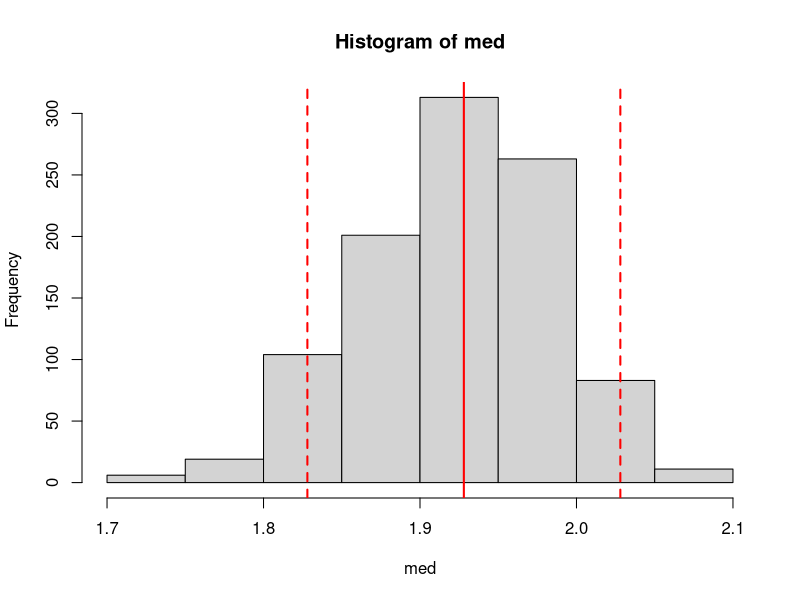
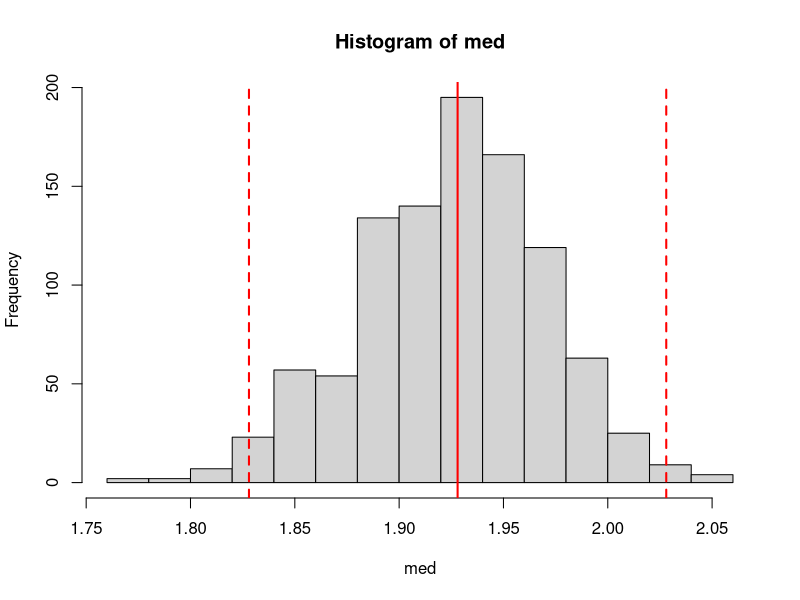
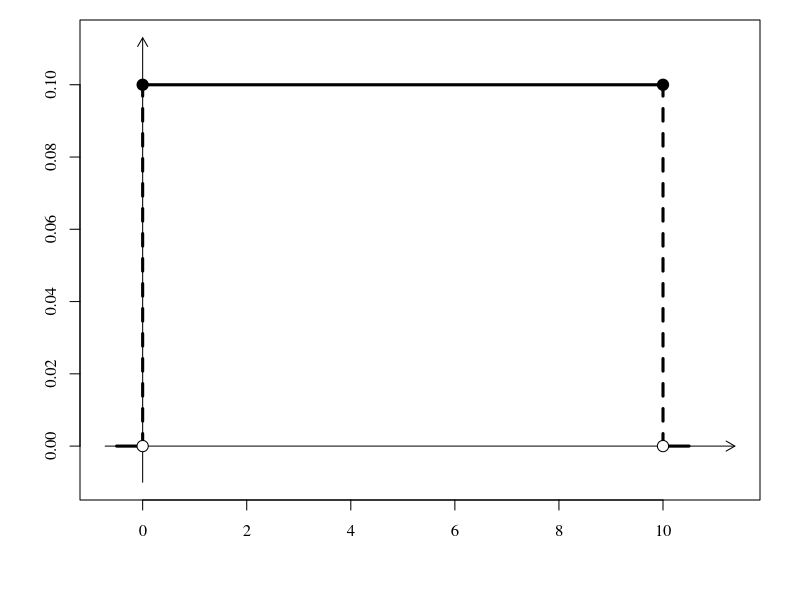
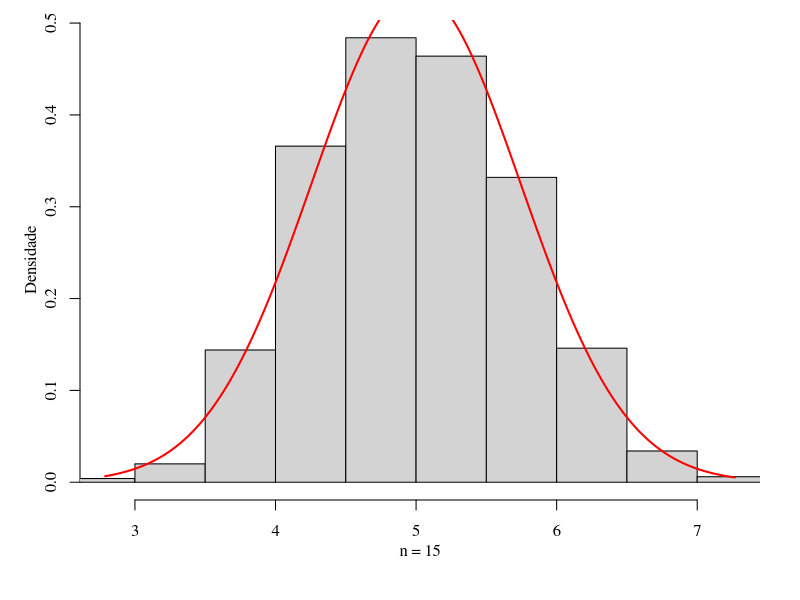
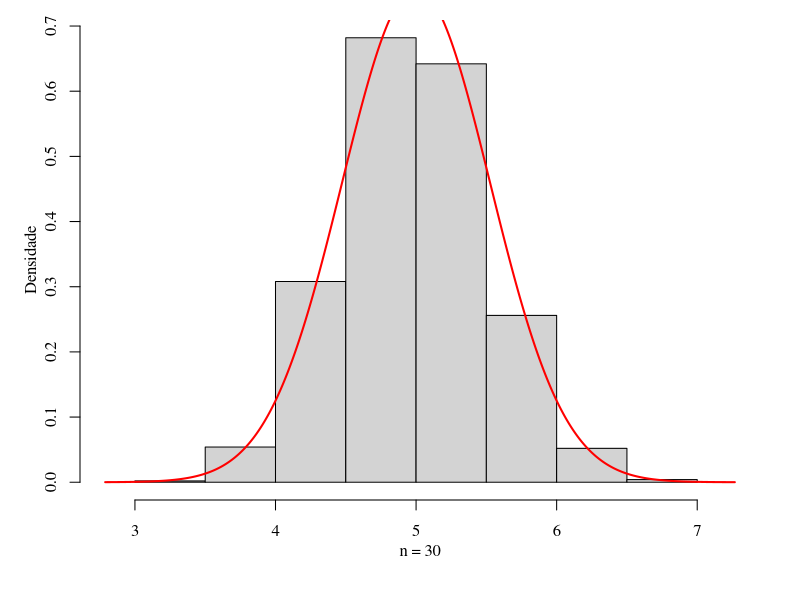
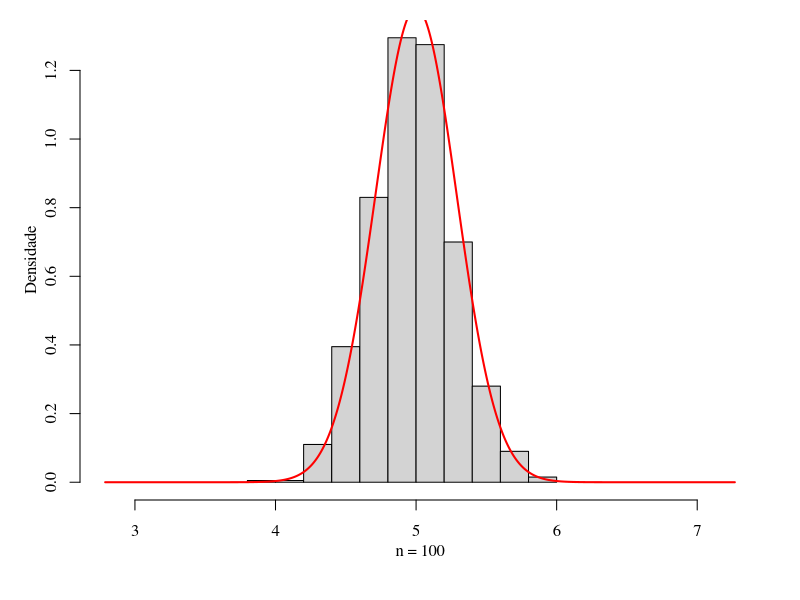
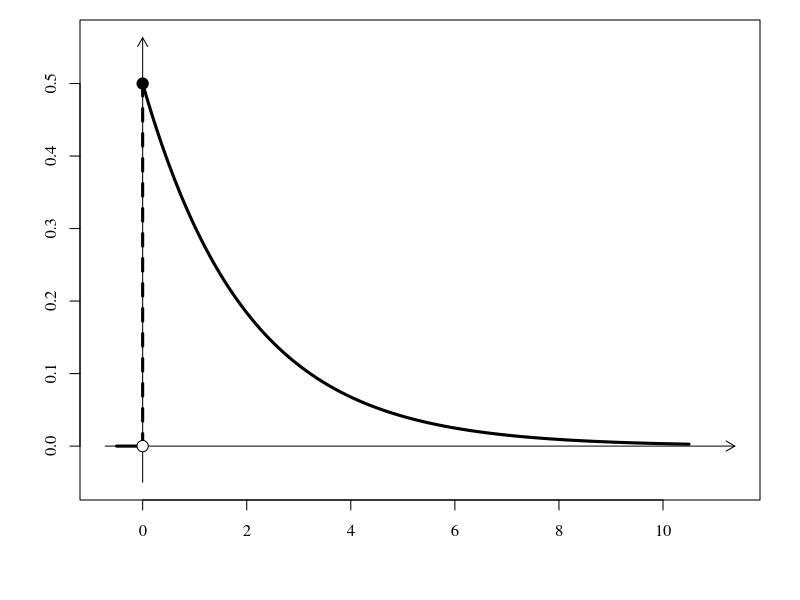
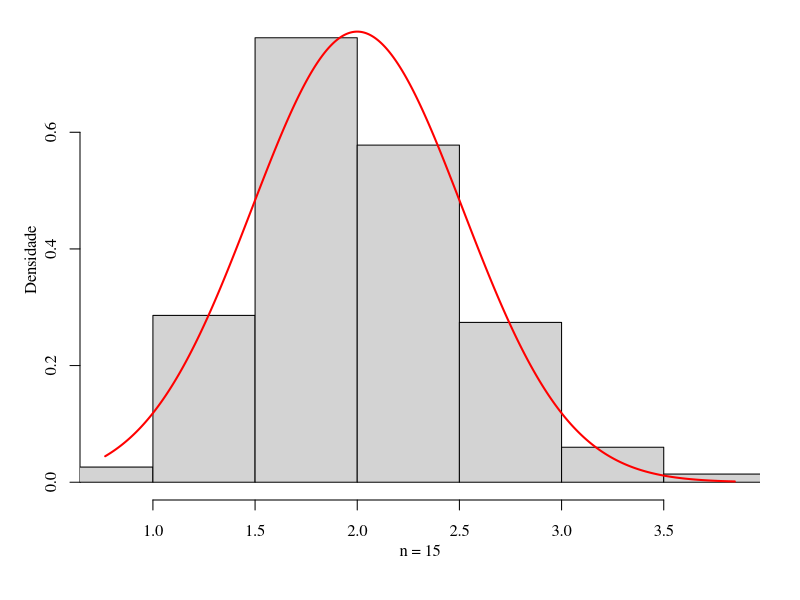

These figures' R source, in order:
## ---- chunk 1

a <- 10; b<- 2 # parâmetros da Weibull(a,b)
R <- 1000      # Quantidade de réplicas
n <- 20        # Tamanho da aa
med <- NULL    # Vetor vazio para armazenar as medianas
               # amostrais de cada réplica
for(r in 1:R){ # Inicia as réplicas de Monte Carlo
  x <- rweibull(n=n, shape = a, scale = b) # Gera uma aa de tamanho n
                                           # da Weibull(a, b)
  med[r] <- median(x)                      # Calcula a mediana amostral
}
med_pop <- b*(log(2))^(1/a) # Mediana populacional
hist(med)                   # Histograma da distribuição
                            # amostral da mediana amostral
abline(v = med_pop + c(-.1,0,.1),
       col = 'red', lty = c(2,1,2),
       lwd = 2) # Traça a mediana da população e intervalo
                # +0.1 ou -0.1 desse valor
prp <- mean(med > med_pop-.1 & med < med_pop+.1)
cat("P[Med. Amost. \u2208 (Med. Pop. \u00b1 0.1)] \u2248 ", prp, sep='') 
## ---- chunk 2

a <- 10; b<- 2 # parâmetros da Weibull(a,b)
R <- 1000      # Quantidade de réplicas
n <- 40        # Tamanho da aa
med <- NULL    # Vetor vazio para armazenar as medianas
               # amostrais de cada réplica
for(r in 1:R){ # Inicia as réplicas de Monte Carlo
  x <- rweibull(n=n, shape = a, scale = b) # Gera uma aa de tamanho n
                                           # da Weibull(a, b)
  med[r] <- median(x)                      # Calcula a mediana amostral
}
med_pop <- b*(log(2))^(1/a) # Mediana populacional
hist(med)                   # Histograma da distribuição
                            # amostral da mediana amostral
abline(v = med_pop + c(-.1,0,.1),
       col = 'red', lty = c(2,1,2),
       lwd = 2) # Traça a mediana da população e intervalo
                # +0.1 ou -0.1 desse valor
prp <- mean(med > med_pop-.1 & med < med_pop+.1)
cat("P[Med. Amost. \u2208 (Med. Pop. \u00b1 0.1)] \u2248 ", prp, sep='') 
## ---- chunk 3
a <- 0; b <- 10
x <- seq(a-0.05*(b-a), b+0.05*(b-a), length.out=1000)
fx <- dunif(x, a, b)
par(family = "serif", mar=c(5,4,1,2))
plot(x, fx, type='n', xlab='', ylab='', main='', lwd=3,
     ylim=range(fx)+c(-.1*diff(range(fx)),.13*diff(range(fx))),
     xlim=range(x)+c(-.02*diff(range(x)),.08*diff(range(x))))
arrows(y0 = min(fx)-.1*diff(range(fx)), y1 = max(fx)+.13*diff(range(fx)), x0=0, x1=0, length = .1)
arrows(x0 = min(x)-.02*diff(range(x)), x1 = max(x)+.08*diff(range(x)), y0=0, y1=0, length = .1)
lines(x[x > b], fx[x > b], lwd=3)
lines(x[x < a], fx[x < a], lwd=3)
lines(c(a,a), c(0, 1/(b-a)), lwd=3, lty=2)
lines(c(b,b), c(0, 1/(b-a)), lwd=3, lty=2)
lines(x[x >= a & x <= b], fx[x >= a & x <= b], lwd=3)
points(c(a,a,b,b), c(0, 1/(b-a), 0, 1/(b-a)), cex=1.5, pch=21, bg=c('white','black', 'white','black'))
## ---- chunk 4
R <- 1000; nn <- c(15, 30, 100)
a <- 0; b <- 10
mu <- (a+b)/2; sig2 <- (b-a)^2/12
medias <- matrix(NA, ncol=length(nn), nrow=R)
for(i in 1:length(nn)){
  n <- nn[i]
  for(r in 1:R){
    x <- runif(n = n, min = 0, max = 10)
    medias[r, i] <- mean(x)
  }
}
rng <- range(medias); xx <- seq(rng[1], rng[2], length.out=1000)
for(i in 1:length(nn)){
  par(family = "serif", mar=c(5,4,1,2))
  hist(medias[, i], probability=TRUE, xlim = rng, xlab = '', main='', ylab='')
  mtext(text = paste('n = ',nn[i],sep=''), side = 1, line = 2)
  mtext(text = 'Densidade', side = 2, line = 2)
  lines(xx, dnorm(xx, mu, sqrt(sig2/nn[i])), col='red', lwd=2)
}
## ---- chunk 5
lambda = 0.5; M <- 10
x <- seq(0-0.05*(M), M+0.05*(M), length.out=1000)
fx <- dexp(x = x, rate = lambda)
par(family = "serif", mar=c(5,4,1,2))
plot(x, fx, type='n', xlab='', ylab='', main='', lwd=3,
     ylim=range(fx)+c(-.1*diff(range(fx)),.13*diff(range(fx))),
     xlim=range(x)+c(-.02*diff(range(x)),.08*diff(range(x))))
arrows(y0 = min(fx)-.1*diff(range(fx)), y1 = max(fx)+.13*diff(range(fx)), x0=0, x1=0, length = .1)
arrows(x0 = min(x)-.02*diff(range(x)), x1 = max(x)+.08*diff(range(x)), y0=0, y1=0, length = .1)
lines(x[x < 0], fx[x < 0], lwd=3)
lines(c(0,0), c(0, lambda), lwd=3, lty=2)
lines(x[x >= 0], fx[x >= 0], lwd=3)
points(c(0,0), c(0, lambda), cex=1.5, pch=21, bg=c('white','black'))
## ---- chunk 6
R <- 1000; nn <- c(15, 30, 100)
lambda <- 0.5
mu <- 1/lambda; sig2 <- 1/(lambda^2)
medias <- matrix(NA, ncol=length(nn), nrow=R)
for(i in 1:length(nn)){
  n <- nn[i]
  for(r in 1:R){
    x <- rexp(n = n, rate = lambda)
    medias[r, i] <- mean(x)
  }
}
rng <- range(medias); xx <- seq(rng[1], rng[2], length.out=1000)
for(i in 1:length(nn)){
  par(family = "serif", mar=c(5,4,1,2))
  hist(medias[, i], probability=TRUE, xlim = rng, xlab = '', main='', ylab='')
  mtext(text = paste('n = ',nn[i],sep=''), side = 1, line = 2)
  mtext(text = 'Densidade', side = 2, line = 2)
  lines(xx, dnorm(xx, mu, sqrt(sig2/nn[i])), col='red', lwd=2)
}
## ---- chunk 7
n <- 25; i <- 0
th0 <- th1 <- NULL
while(i < n){
  x0 <- runif(1,-1,1); y0 <- runif(1,-1,1)
  x1 <- runif(1,-1,1); y1 <- runif(1,-1,1)
  if(x0^2 + y0^2 < 1 & x1^2 + y1^2 < 1){
    th0 <- rbind(th0, c(x0, y0))
    th1 <- rbind(th1, c(x1+1, y1+1))
    i <- i+1
  }
}
rngX <- range(th0[,1], th1[,1])
rngY <- range(th0[,2], th1[,2])
par(family = "serif", mar=c(5,4,1,2))
plot(0, type='n', xlab='', ylab='', main ='', frame.plot=FALSE,
     axes = FALSE, xlim=rngX, ylim=rngY)
points(x = th0[,1], y = th0[,2], pch=21, bg='blue', cex=1.5)
points(x = th1[,1], y = th1[,2], pch=21, bg='red', cex=1.5)
points(x = 0, y = 0, pch=21, bg='black', cex=2)
text(x = 0, y = 0, labels=expression(theta), adj=c(2,2), cex=2)
## ---- chunk 8
n <- 30; i <- 0
th0 <- th1 <- NULL
while(i < n){
  x0 <- runif(1,-1,1); y0 <- runif(1,-1,1)
  x1 <- runif(1,-2,2); y1 <- runif(1,-2,2)
  if(x0^2 + y0^2 < 1 & x1^2 + y1^2 < 2^2){
    th0 <- rbind(th0, c(x0, y0))
    th1 <- rbind(th1, c(x1, y1))
    i <- i+1
  }
}
rngX <- range(th0[,1], th1[,1])
rngY <- range(th0[,2], th1[,2])
par(family = "serif", mar=c(5,4,1,2))
plot(0, type='n', xlab='', ylab='', main ='', frame.plot=FALSE,
     axes = FALSE, xlim=rngX, ylim=rngY)
points(x = th1[,1], y = th1[,2], pch=21, bg='red', cex=1.5)
points(x = th0[,1], y = th0[,2], pch=21, bg='blue', cex=1.5)
points(x = 0, y = 0, pch=21, bg='black', cex=2)
text(x = 0, y = 0, labels=expression(theta), adj=c(2,2), cex=2)
## ---- chunk 9
x <- seq(0, 10, length.out=1000)
f1 <- dgamma(x, shape=2, scale = 2)
f2 <- dgamma(x, shape=4, scale = 1)
f3 <- dgamma(x, shape=8, scale = 0.5)
par(family = "serif", mar=c(5,4,1,2))
rngY <- range(f1, f2, f3)
rngX <- range(x)
plot(x, f1, type='n', xlab='', ylab='', main='', lwd=3,
     ylim=rngY+c(-.1*diff(rngY),.13*diff(rngY)),
     xlim=rngX+c(-.02*diff(rngX),.08*diff(rngX)))
arrows(y0 = rngY[1]-.1*diff(rngY), y1 = rngY[2]+.13*diff(rngY), x0=0, x1=0, length = .1)
arrows(x0 = rngX[1]-.02*diff(rngX), x1 = rngX[2]+.08*diff(rngX), y0=0, y1=0, length = .1)
lines(x, f1, lwd=3, col='red')
lines(x, f2, lwd=3, col='blue')
lines(x, f3, lwd=3, col='darkgreen')
lines(c(4.2,4.2), rngY+c(0,.13*diff(rngY)), lwd=2.5, lty=3)
lines(c(4.2,4.2), rngY[1]+c(-0.03*diff(rngY),0), lwd=1.5)
text(x=4.2, y=rngY[1]-0.05*diff(rngY), labels=expression(theta), adj=c(.5, 1.2))
## ---- chunk 10
xb <- 9; s <- 3.3; n <-49; mu0 <- 10; zo <- (xb-mu0)/(s/sqrt(n))
alp <- .1; zc <- qnorm(alp)
x <- seq(-4.5, 4.5, length.out=1000)
fx <- dnorm(x = x)
par(family = "serif", mar=c(5,4,1,2))
plot(x, fx, type='n', xlab='', ylab='', main='', lwd=3,
     ylim=range(fx)+c(-.1*diff(range(fx)),.13*diff(range(fx))),
     xlim=range(x)+c(-.02*diff(range(x)),.08*diff(range(x))))
polygon(c(x[1], x[x < zc], max(x[x < zc])), c(0, fx[x<zc], 0), col = 'lightblue')
arrows(y0 = min(fx)-.1*diff(range(fx)), y1 = max(fx)+.13*diff(range(fx)), x0=0, x1=0, length = .1)
arrows(x0 = min(x)-.02*diff(range(x)), x1 = max(x)+.08*diff(range(x)), y0=0, y1=0, length = .1)
lines(x, fx, lwd=3)
arrows(x0 = 1, y0 = 0.4, x1 = zc, y1 = 0, length = .1)
points(x = zc, y = 0, pch=19, cex=.8)
text(x = 1, y=0.4, labels = bquote(-z[alpha]~"="~-z[.(alp)]~"="~-.(-round(zc, 2))), pos = 4)
points(x = zo, y = 0, pch=19, cex=.8, col='red')
text(x = zo, y=0, labels = bquote(z[obs]==.(round(zo, 2))), pos = 1, col='red')
text(x = -4.5, y=0.4, labels = bquote(Rejeitar~italic(H)[0]), pos = 4)
## ---- chunk 11
xb <- 9; s <- 3.3; n <-49; mu0 <- 10; zo <- (xb-mu0)/(s/sqrt(n))
alp <- .05; zc <- qnorm(alp)
x <- seq(-4.5, 4.5, length.out=1000)
fx <- dnorm(x = x)
par(family = "serif", mar=c(5,4,1,2))
plot(x, fx, type='n', xlab='', ylab='', main='', lwd=3,
     ylim=range(fx)+c(-.1*diff(range(fx)),.13*diff(range(fx))),
     xlim=range(x)+c(-.02*diff(range(x)),.08*diff(range(x))))
polygon(c(x[1], x[x < zc], max(x[x < zc])), c(0, fx[x<zc], 0), col = 'lightblue')
arrows(y0 = min(fx)-.1*diff(range(fx)), y1 = max(fx)+.13*diff(range(fx)), x0=0, x1=0, length = .1)
arrows(x0 = min(x)-.02*diff(range(x)), x1 = max(x)+.08*diff(range(x)), y0=0, y1=0, length = .1)
lines(x, fx, lwd=3)
arrows(x0 = 1, y0 = 0.4, x1 = zc, y1 = 0, length = .1)
points(x = zc, y = 0, pch=19, cex=.8)
text(x = 1, y=0.4, labels = bquote(-z[alpha]~"="~-z[.(alp)]~"="~-.(-round(zc, 2))), pos = 4)
points(x = zo, y = 0, pch=19, cex=.8, col='red')
text(x = zo, y=0, labels = bquote(z[obs]==.(round(zo, 2))), pos = 1, col='red')
text(x = -4.5, y=0.4, labels = bquote(Rejeitar~italic(H)[0]), pos = 4)
## ---- chunk 12
xb <- 9; s <- 3.3; n <-49; mu0 <- 10; zo <- (xb-mu0)/(s/sqrt(n))
alp <- .01; zc <- qnorm(alp)
x <- seq(-4.5, 4.5, length.out=1000)
fx <- dnorm(x = x)
par(family = "serif", mar=c(5,4,1,2))
plot(x, fx, type='n', xlab='', ylab='', main='', lwd=3,
     ylim=range(fx)+c(-.1*diff(range(fx)),.13*diff(range(fx))),
     xlim=range(x)+c(-.02*diff(range(x)),.08*diff(range(x))))
polygon(c(x[1], x[x < zc], max(x[x < zc])), c(0, fx[x<zc], 0), col = 'lightblue')
arrows(y0 = min(fx)-.1*diff(range(fx)), y1 = max(fx)+.13*diff(range(fx)), x0=0, x1=0, length = .1)
arrows(x0 = min(x)-.02*diff(range(x)), x1 = max(x)+.08*diff(range(x)), y0=0, y1=0, length = .1)
lines(x, fx, lwd=3)
arrows(x0 = 1, y0 = 0.4, x1 = zc, y1 = 0, length = .1)
points(x = zc, y = 0, pch=19, cex=.8)
text(x = 1, y=0.4, labels = bquote(-z[alpha]~"="~-z[.(alp)]~"="~-.(-round(zc, 2))), pos = 4)
points(x = zo, y = 0, pch=19, cex=.8, col='red')
text(x = zo, y=0, labels = bquote(z[obs]==.(round(zo, 2))), pos = 1, col='red')
text(x = -4.5, y=0.4, labels = bquote(Não~rejeitar~italic(H)[0]), pos = 4)
## ---- chunk 13
xb <- 9; s <- 3.3; n <-49; mu0 <- 10; zo <- (xb-mu0)/(s/sqrt(n))
alp <- .01; zc <- qnorm(alp)
x <- seq(-4.5, 4.5, length.out=1000)
pv <- pnorm(q = zo)
fx <- dnorm(x = x)
par(family = "serif", mar=c(5,4,1,2))
plot(x, fx, type='n', xlab='', ylab='', main='', lwd=3,
     ylim=range(fx)+c(-.1*diff(range(fx)),.13*diff(range(fx))),
     xlim=range(x)+c(-.02*diff(range(x)),.08*diff(range(x))))
polygon(c(x[1], x[x < zo], max(x[x < zo])), c(0, fx[x<zo], 0), col = rgb(red=1,green = 0, blue = 0, alpha = .3))
arrows(y0 = min(fx)-.1*diff(range(fx)), y1 = max(fx)+.13*diff(range(fx)), x0=0, x1=0, length = .1)
arrows(x0 = min(x)-.02*diff(range(x)), x1 = max(x)+.08*diff(range(x)), y0=0, y1=0, length = .1)
lines(x, fx, lwd=3)
arrows(x0 = 1.5, y0 = 0.25, x1 = -2.35, y1 = 0.012, length = .05)
text(x = 1.5, y=0.25, labels = bquote(italic(p)-valor==.(round(pv, 4))), pos = 4)
points(x = zo, y = 0, pch=19, cex=.8, col='red')
text(x = zo, y=0, labels = bquote(z[obs]==.(round(zo, 2))), pos = 1, col='red')
